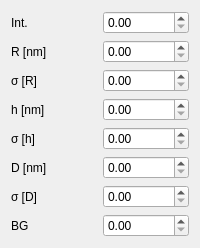
                              <widget class="QWidget" name="fitParticleCylinderPage_3">
                               <layout class="QGridLayout" name="gridLayout_30">
                                <item row="2" column="0">
                                 <widget class="QLabel" name="fitParticleCylinderSigmaRLabel_3">
                                  <property name="minimumSize">
                                   <size>
                                    <width>0</width>
                                    <height>20</height>
                                   </size>
                                  </property>
                                  <property name="text">
                                   <string>σ [R]</string>
                                  </property>
                                 </widget>
                                </item>
                                <item row="9" column="0">
                                 <widget class="QLabel" name="fitParticleCylinderBGLabel_3">
                                  <property name="minimumSize">
                                   <size>
                                    <width>0</width>
                                    <height>20</height>
                                   </size>
                                  </property>
                                  <property name="text">
                                   <string>BG</string>
                                  </property>
                                 </widget>
                                </item>
                                <item row="4" column="1">
                                 <widget class="QDoubleSpinBox" name="fitParticleCylinderSigmahValue_3">
                                  <property name="minimumSize">
                                   <size>
                                    <width>0</width>
                                    <height>20</height>
                                   </size>
                                  </property>
                                 </widget>
                                </item>
                                <item row="7" column="1">
                                 <widget class="QDoubleSpinBox" name="fitParticleCylinderDValue_3">
                                  <property name="minimumSize">
                                   <size>
                                    <width>0</width>
                                    <height>20</height>
                                   </size>
                                  </property>
                                 </widget>
                                </item>
                                <item row="9" column="1">
                                 <widget class="QDoubleSpinBox" name="fitParticleCylinderBGValue_3">
                                  <property name="minimumSize">
                                   <size>
                                    <width>0</width>
                                    <height>20</height>
                                   </size>
                                  </property>
                                 </widget>
                                </item>
                                <item row="1" column="1">
                                 <widget class="QDoubleSpinBox" name="fitParticleCylinderRValue_3">
                                  <property name="minimumSize">
                                   <size>
                                    <width>0</width>
                                    <height>20</height>
                                   </size>
                                  </property>
                                 </widget>
                                </item>
                                <item row="0" column="1">
                                 <widget class="QDoubleSpinBox" name="fitParticleCylinderIntValue_3">
                                  <property name="minimumSize">
                                   <size>
                                    <width>0</width>
                                    <height>20</height>
                                   </size>
                                  </property>
                                 </widget>
                                </item>
                                <item row="0" column="0">
                                 <widget class="QLabel" name="fitParticleCylinderIntLabel_3">
                                  <property name="minimumSize">
                                   <size>
                                    <width>0</width>
                                    <height>20</height>
                                   </size>
                                  </property>
                                  <property name="text">
                                   <string>Int.</string>
                                  </property>
                                 </widget>
                                </item>
                                <item row="1" column="0">
                                 <widget class="QLabel" name="fitParticleCylinderRLabel_3">
                                  <property name="minimumSize">
                                   <size>
                                    <width>0</width>
                                    <height>20</height>
                                   </size>
                                  </property>
                                  <property name="text">
                                   <string>R [nm]</string>
                                  </property>
                                 </widget>
                                </item>
                                <item row="3" column="0">
                                 <widget class="QLabel" name="fitParticleCylinderhLabel_3">
                                  <property name="minimumSize">
                                   <size>
                                    <width>0</width>
                                    <height>20</height>
                                   </size>
                                  </property>
                                  <property name="text">
                                   <string>h [nm]</string>
                                  </property>
                                 </widget>
                                </item>
                                <item row="4" column="0">
                                 <widget class="QLabel" name="fitParticleCylinderSigmahLabel_3">
                                  <property name="minimumSize">
                                   <size>
                                    <width>0</width>
                                    <height>20</height>
                                   </size>
                                  </property>
                                  <property name="text">
                                   <string>σ [h]</string>
                                  </property>
                                 </widget>
                                </item>
                                <item row="8" column="0">
                                 <widget class="QLabel" name="fitParticleCylinderSigmaDLabel_3">
                                  <property name="minimumSize">
                                   <size>
                                    <width>0</width>
                                    <height>20</height>
                                   </size>
                                  </property>
                                  <property name="text">
                                   <string>σ [D]</string>
                                  </property>
                                 </widget>
                                </item>
                                <item row="2" column="1">
                                 <widget class="QDoubleSpinBox" name="fitParticleCylinderSigmaRValue_3">
                                  <property name="minimumSize">
                                   <size>
                                    <width>0</width>
                                    <height>20</height>
                                   </size>
                                  </property>
                                 </widget>
                                </item>
                                <item row="8" column="1">
                                 <widget class="QDoubleSpinBox" name="fitParticleCylinderSigmaDValue_3">
                                  <property name="minimumSize">
                                   <size>
                                    <width>0</width>
                                    <height>20</height>
                                   </size>
                                  </property>
                                 </widget>
                                </item>
                                <item row="7" column="0">
                                 <widget class="QLabel" name="fitParticleCylinderDLabel_3">
                                  <property name="minimumSize">
                                   <size>
                                    <width>0</width>
                                    <height>20</height>
                                   </size>
                                  </property>
                                  <property name="text">
                                   <string>D [nm]</string>
                                  </property>
                                 </widget>
                                </item>
                                <item row="3" column="1">
                                 <widget class="QDoubleSpinBox" name="fitParticleCylinderhValue_3">
                                  <property name="minimumSize">
                                   <size>
                                    <width>0</width>
                                    <height>20</height>
                                   </size>
                                  </property>
                                 </widget>
                                </item>
                               </layout>
                              </widget>
